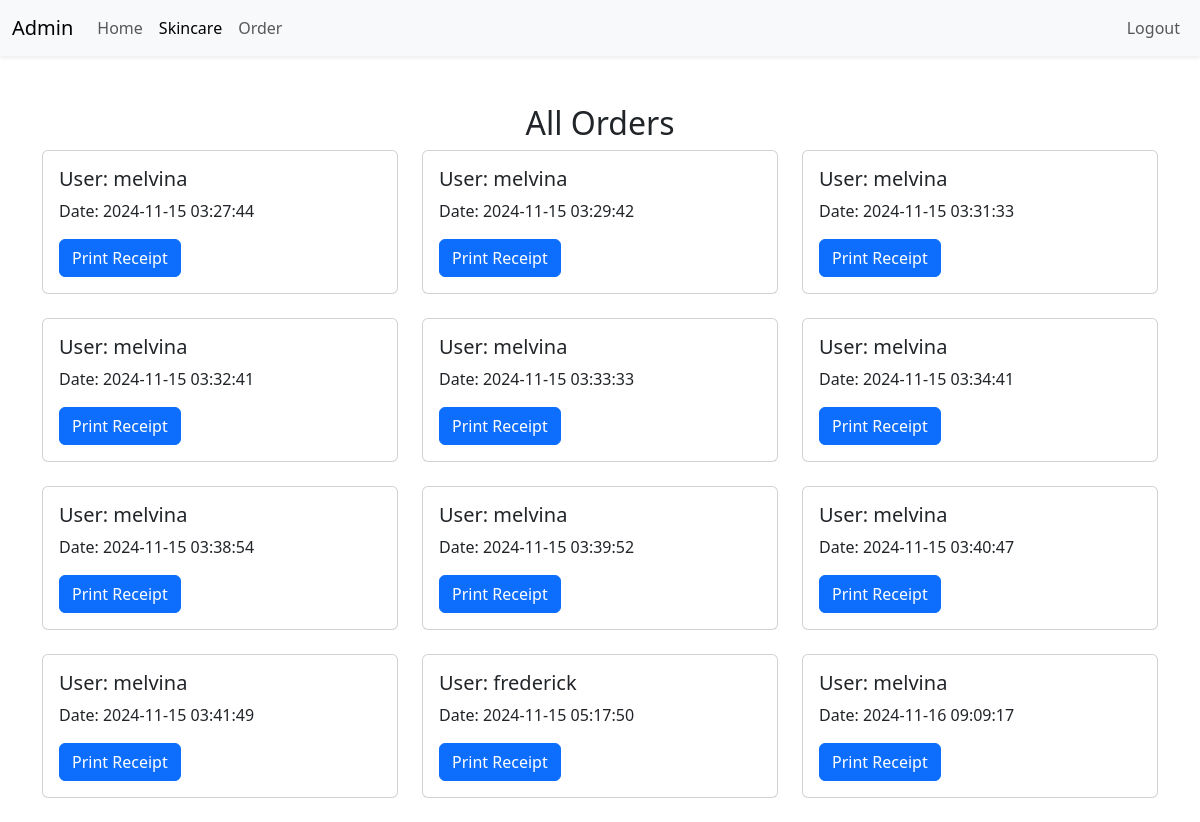
The app's page /admin/order.php with its own data.
### tables this page shows
CREATE TABLE `pembelian` (
  `id_pembelian` int(11) NOT NULL,
  `id_user` int(11) DEFAULT NULL,
  `id_produk` int(11) DEFAULT NULL,
  `jumlah` int(11) DEFAULT NULL,
  `total_harga` decimal(10,2) DEFAULT NULL,
  `status` enum('pending','done','','') DEFAULT 'pending',
  `tanggal` timestamp NOT NULL DEFAULT current_timestamp()
);

CREATE TABLE `user` (
  `id_user` int(11) NOT NULL,
  `username` varchar(50) NOT NULL,
  `password` varchar(50) NOT NULL
);

### admin/order.php (the view, shortened to what this page needs)
<?php
include '../connection/connection.php';
$query = "SELECT pembelian.id_pembelian, user.username AS nama_user, produk.merk, produk.nama AS nama_produk, pembelian.jumlah, pembelian.total_harga, pembelian.status, pembelian.tanggal
          FROM pembelian
          JOIN user ON pembelian.id_user = user.id_user
          JOIN produk ON pembelian.id_produk = produk.id_produk
          WHERE pembelian.status = 'pending'
          ORDER BY pembelian.tanggal";
$result = $konek->query($query);
$orders = [];
while ($order = $result->fetch_assoc()) {
    $tanggal = $order['tanggal'];
    $nama_user = $order['nama_user'];
    $id_pembelian = $order['id_pembelian'];
    $key = $nama_user . '_' . $tanggal;
    if (!isset($orders[$key])) {
        $orders[$key] = [
            'nama_user' => $nama_user,
            'tanggal' => $tanggal,
            'id_pembelian' => $id_pembelian,
            'products' => []
        ];
    }
    $orders[$key]['products'][] = [
        'nama_produk' => $order['nama_produk'],
        'jumlah' => $order['jumlah'],
        'total_harga' => $order['total_harga']
    ];
}
?>
<!doctype html>
<html lang="en">
<head>
    <link href="https://cdn.jsdelivr.net/npm/bootstrap@5.3.3/dist/css/bootstrap.min.css" rel="stylesheet">
</head>
<body>
    <nav class="navbar navbar-expand-lg bg-light shadow-sm sticky-top">
        <div class="container-fluid">
            <a class="navbar-brand" href="#">Admin</a>
            <div class="collapse navbar-collapse" id="navbarSupportedContent">
                <ul class="navbar-nav me-auto">
                    <li class="nav-item">
                        <a class="nav-link" href="index_admin.php">Home</a>
                    </li>
                    <li class="nav-item">
                        <a class="nav-link active" href="skincare.php">Skincare</a>
                    </li>
                    <li class="nav-item">
                        <a class="nav-link" href="order.php">Order</a>
                    </li>
                </ul>
                <ul class="navbar-nav ms-auto">
                    <li class="nav-item">
                        <a class="nav-link" href="logout.php">Logout</a>
                    </li>
                </ul>
            </div>
        </div>
    </nav>
    <div class="container mt-5">
        <h2 class="text-center">All Orders</h2>
        <?php if (!empty($orders)): ?>
            <div class="row">
                <?php foreach ($orders as $order): ?>
                    <div class="col-md-4">
                        <div class="card mb-4">
                            <div class="card-body">
                                <h5 class="card-title">User: <?php echo htmlspecialchars($order['nama_user']); ?></h5>
                                <p class="card-text">Date: <?php echo htmlspecialchars($order['tanggal']); ?></p>
                                <button class="btn btn-primary" onclick="showReceiptModal(
                    '<?php echo htmlspecialchars($order['nama_user']); ?>',
                    <?php echo htmlspecialchars(json_encode($order['products'])); ?>,
                    '<?php echo htmlspecialchars($order['tanggal']); ?>',
                    <?php echo htmlspecialchars($order['id_pembelian']); ?>
                )">Print Receipt</button>
                            </div>
                        </div>
                    </div>
                <?php endforeach; ?>
            </div>
        <?php else: ?>
            <p>No orders found.</p>
        <?php endif; ?>
    </div>
</body>
</html>

### records on screen
pembelian: id_user.username "melvina", tanggal "2024-11-15 03:27:44"
pembelian: id_user.username "melvina", tanggal "2024-11-15 03:29:42"
pembelian: id_user.username "melvina", tanggal "2024-11-15 03:31:33"
pembelian: id_user.username "melvina", tanggal "2024-11-15 03:32:41"
pembelian: id_user.username "melvina", tanggal "2024-11-15 03:33:33"
pembelian: id_user.username "melvina", tanggal "2024-11-15 03:34:41"
pembelian: id_user.username "melvina", tanggal "2024-11-15 03:38:54"
pembelian: id_user.username "melvina", tanggal "2024-11-15 03:39:52"
pembelian: id_user.username "melvina", tanggal "2024-11-15 03:40:47"
pembelian: id_user.username "melvina", tanggal "2024-11-15 03:41:49"
pembelian: id_user.username "frederick", tanggal "2024-11-15 05:17:50"
pembelian: id_user.username "melvina", tanggal "2024-11-16 09:09:17"
